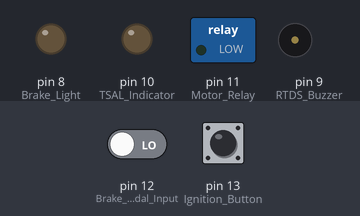
Bench run of a sketch on a simulated Arduino Uno, built with avr-gcc and run on an emulated ATmega328P. Shown: switched loads named in the sketch (green lamp = pin HIGH), output pins drawn as LEDs (lit = HIGH), buzzer (waves = sounding, pin HIGH). The inputs (shaded band) are chosen by the test bench; at power-on: pin 12 (Brake_Pedal_Input) LOW, pin 13 (Ignition_Button) LOW.

Above: at 1.2 s.
1.3 s: pin 12 (Brake_Pedal_Input) driven HIGH
At 1.9 s:
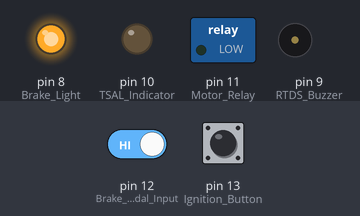
2.8 s: pin 13 (Ignition_Button) pulled HIGH for 0.15 s
At 4.2 s:
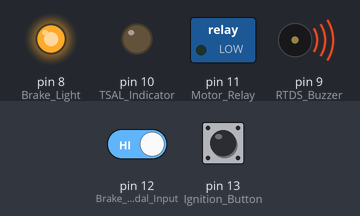
5.9 s: pin 12 (Brake_Pedal_Input) driven LOW
At 6.6 s:
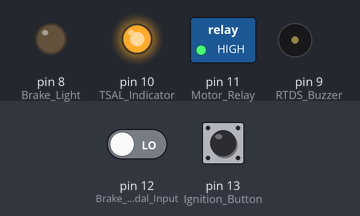
Timing chart, 0 to 8.9 s (numbered marks = the images above; inputs shaded):
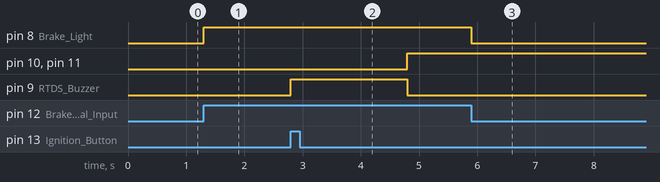

Measured:
- after the input at 1.3 s, pin 8 (Brake_Light): LOW → HIGH at once
- after the input at 2.8 s, pin 10 (TSAL_Indicator), pin 11 (Motor_Relay): LOW → HIGH after 2.0 s; pin 9 (RTDS_Buzzer): LOW → HIGH at once, → LOW 2.0 s later
- after the input at 5.9 s, pin 8 (Brake_Light): HIGH → LOW at once

The sketch:

powertraincircuitcode.ino
```cpp
// -----------------------------
// SAE E-BAJA Start-Up Logic
// Arduino UNO Control Code
// -----------------------------

// State Variables
bool brakePressed = false;     // Tracks brake pedal status
bool engineActive = false;     // Tracks if system is in Ready-to-Drive Mode
bool buzzerDone = false;       // Ensures buzzer runs only once

void setup() {
  // -------- INPUTS --------
  pinMode(13, INPUT); // Ignition Button
  pinMode(12, INPUT); // Brake Pedal Input

  // -------- OUTPUTS --------
  pinMode(11, OUTPUT); // Motor Relay (AIR control)
  pinMode(10, OUTPUT); // TSAL Indicator
  pinMode(9, OUTPUT);  // RTDS Buzzer
  pinMode(8, OUTPUT);  // Brake Light
}

void loop() {

  // -----------------------------
  // BRAKE LOGIC
  // -----------------------------
  // Check if brake pedal is pressed
  if (digitalRead(12) == HIGH) {
    brakePressed = true;
    digitalWrite(8, HIGH); // Turn ON brake light
  }
  else {
    brakePressed = false;
    digitalWrite(8, LOW);  // Turn OFF brake light
  }

  // -----------------------------
  // IGNITION + SAFETY CONDITION
  // -----------------------------
  // Start allowed only if:
  // 1. Ignition button pressed
  // 2. Brake pedal pressed
  if (digitalRead(13) == HIGH && brakePressed) {

    engineActive = true; // Enter Ready-to-Drive Mode

    // -----------------------------
    // RTDS (Buzzer) Logic
    // -----------------------------
    // Sound buzzer only once during activation
    if (!buzzerDone) {
      buzzerDone = true;

      digitalWrite(9, HIGH); // Turn ON buzzer
      delay(2000);           // 2-second sound
      digitalWrite(9, LOW);  // Turn OFF buzzer
    }

    // -----------------------------
    // MOTOR ACTIVATION
    // -----------------------------
    digitalWrite(11, HIGH); // Activate motor relay (AIR)
  }

  // -----------------------------
  // TSAL LOGIC
  // -----------------------------
  // TSAL remains ON when system is active
  if (engineActive) {
    digitalWrite(10, HIGH);
  }
}
```
